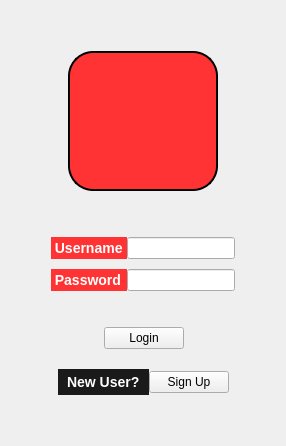
            <widget class="QWidget" name="LogInPage">
             <layout class="QGridLayout" name="gridLayout_18">
              <item row="6" column="0">
               <spacer name="verticalSpacer_17">
                <property name="orientation">
                 <enum>Qt::Vertical</enum>
                </property>
                <property name="sizeHint" stdset="0">
                 <size>
                  <width>20</width>
                  <height>40</height>
                 </size>
                </property>
               </spacer>
              </item>
              <item row="3" column="0">
               <layout class="QHBoxLayout" name="horizontalLayout_38">
                <item>
                 <spacer name="horizontalSpacer_39">
                  <property name="orientation">
                   <enum>Qt::Horizontal</enum>
                  </property>
                  <property name="sizeHint" stdset="0">
                   <size>
                    <width>40</width>
                    <height>20</height>
                   </size>
                  </property>
                 </spacer>
                </item>
                <item>
                 <layout class="QGridLayout" name="gridLayout_3">
                  <property name="horizontalSpacing">
                   <number>0</number>
                  </property>
                  <property name="verticalSpacing">
                   <number>10</number>
                  </property>
                  <item row="0" column="0">
                   <widget class="QLabel" name="label_4">
                    <property name="font">
                     <font>
                      <pointsize>-1</pointsize>
                      <bold>true</bold>
                     </font>
                    </property>
                    <property name="styleSheet">
                     <string notr="true">QLabel#label_4
{
	background-color: #ff3333;
	color: #fff;
	font-size: 14px;
	font-weight: bold;

}</string>
                    </property>
                    <property name="text">
                     <string> Username </string>
                    </property>
                   </widget>
                  </item>
                  <item row="0" column="1">
                   <widget class="QLineEdit" name="login_username_lineEdit"/>
                  </item>
                  <item row="1" column="0">
                   <widget class="QLabel" name="label_6">
                    <property name="font">
                     <font>
                      <pointsize>-1</pointsize>
                      <bold>true</bold>
                     </font>
                    </property>
                    <property name="styleSheet">
                     <string notr="true">QLabel#label_6
{
	background-color: #ff3333;
	color: #fff;
	font-size: 14px;
	font-weight: bold;

}</string>
                    </property>
                    <property name="text">
                     <string> Password </string>
                    </property>
                   </widget>
                  </item>
                  <item row="1" column="1">
                   <widget class="QLineEdit" name="login_pass_lineEdit"/>
                  </item>
                 </layout>
                </item>
                <item>
                 <spacer name="horizontalSpacer_40">
                  <property name="orientation">
                   <enum>Qt::Horizontal</enum>
                  </property>
                  <property name="sizeHint" stdset="0">
                   <size>
                    <width>40</width>
                    <height>20</height>
                   </size>
                  </property>
                 </spacer>
                </item>
               </layout>
              </item>
              <item row="4" column="0">
               <spacer name="verticalSpacer_16">
                <property name="orientation">
                 <enum>Qt::Vertical</enum>
                </property>
                <property name="sizeType">
                 <enum>QSizePolicy::Fixed</enum>
                </property>
                <property name="sizeHint" stdset="0">
                 <size>
                  <width>20</width>
                  <height>30</height>
                 </size>
                </property>
               </spacer>
              </item>
              <item row="5" column="0">
               <layout class="QHBoxLayout" name="horizontalLayout_37">
                <item>
                 <spacer name="horizontalSpacer_37">
                  <property name="orientation">
                   <enum>Qt::Horizontal</enum>
                  </property>
                  <property name="sizeHint" stdset="0">
                   <size>
                    <width>40</width>
                    <height>20</height>
                   </size>
                  </property>
                 </spacer>
                </item>
                <item>
                 <layout class="QVBoxLayout" name="verticalLayout_13">
                  <property name="spacing">
                   <number>20</number>
                  </property>
                  <item>
                   <layout class="QHBoxLayout" name="horizontalLayout_5">
                    <property name="spacing">
                     <number>0</number>
                    </property>
                    <item>
                     <spacer name="horizontalSpacer_47">
                      <property name="orientation">
                       <enum>Qt::Horizontal</enum>
                      </property>
                      <property name="sizeHint" stdset="0">
                       <size>
                        <width>40</width>
                        <height>20</height>
                       </size>
                      </property>
                     </spacer>
                    </item>
                    <item>
                     <widget class="QPushButton" name="LoginEnter_btn">
                      <property name="text">
                       <string>Login</string>
                      </property>
                     </widget>
                    </item>
                    <item>
                     <spacer name="horizontalSpacer_46">
                      <property name="orientation">
                       <enum>Qt::Horizontal</enum>
                      </property>
                      <property name="sizeHint" stdset="0">
                       <size>
                        <width>40</width>
                        <height>20</height>
                       </size>
                      </property>
                     </spacer>
                    </item>
                   </layout>
                  </item>
                  <item>
                   <layout class="QHBoxLayout" name="horizontalLayout_6">
                    <property name="spacing">
                     <number>0</number>
                    </property>
                    <item>
                     <widget class="QLabel" name="Move_To_SignUp_label">
                      <property name="styleSheet">
                       <string notr="true">QLabel#Move_To_SignUp_label{
	background-color: #1a1a1a;	
    color: #fff;
	font-size: 14px;
	font-weight: bold;
	border: none;
	border-radius: 25px;
	padding: 5px;
}</string>
                      </property>
                      <property name="text">
                       <string>New User?</string>
                      </property>
                     </widget>
                    </item>
                    <item>
                     <widget class="QPushButton" name="Move_To_SignUp_btn">
                      <property name="text">
                       <string>Sign Up</string>
                      </property>
                     </widget>
                    </item>
                   </layout>
                  </item>
                 </layout>
                </item>
                <item>
                 <spacer name="horizontalSpacer_38">
                  <property name="orientation">
                   <enum>Qt::Horizontal</enum>
                  </property>
                  <property name="sizeHint" stdset="0">
                   <size>
                    <width>40</width>
                    <height>20</height>
                   </size>
                  </property>
                 </spacer>
                </item>
               </layout>
              </item>
              <item row="1" column="0">
               <layout class="QHBoxLayout" name="horizontalLayout_36">
                <item>
                 <spacer name="horizontalSpacer_35">
                  <property name="orientation">
                   <enum>Qt::Horizontal</enum>
                  </property>
                  <property name="sizeHint" stdset="0">
                   <size>
                    <width>40</width>
                    <height>20</height>
                   </size>
                  </property>
                 </spacer>
                </item>
                <item>
                 <widget class="QLabel" name="label_33">
                  <property name="sizePolicy">
                   <sizepolicy hsizetype="Fixed" vsizetype="Fixed">
                    <horstretch>0</horstretch>
                    <verstretch>0</verstretch>
                   </sizepolicy>
                  </property>
                  <property name="minimumSize">
                   <size>
                    <width>150</width>
                    <height>140</height>
                   </size>
                  </property>
                  <property name="maximumSize">
                   <size>
                    <width>150</width>
                    <height>140</height>
                   </size>
                  </property>
                  <property name="layoutDirection">
                   <enum>Qt::LeftToRight</enum>
                  </property>
                  <property name="autoFillBackground">
                   <bool>false</bool>
                  </property>
                  <property name="styleSheet">
                   <string notr="true">QLabel
{
	background-color: #ff3333;
	color: #fff;
	border-radius: 25px;
	font-size: 15px;
	font-weight: bold;
  border: 1.5px solid black;
	padding: 5px;
}</string>
                  </property>
                  <property name="lineWidth">
                   <number>1</number>
                  </property>
                  <property name="text">
                   <string/>
                  </property>
                  <property name="pixmap">
                   <pixmap resource="IconsResource.qrc">:/icons/Icons/3798326.png</pixmap>
                  </property>
                  <property name="scaledContents">
                   <bool>true</bool>
                  </property>
                  <property name="alignment">
                   <set>Qt::AlignCenter</set>
                  </property>
                  <property name="margin">
                   <number>0</number>
                  </property>
                  <property name="indent">
                   <number>-1</number>
                  </property>
                 </widget>
                </item>
                <item>
                 <spacer name="horizontalSpacer_36">
                  <property name="orientation">
                   <enum>Qt::Horizontal</enum>
                  </property>
                  <property name="sizeHint" stdset="0">
                   <size>
                    <width>40</width>
                    <height>20</height>
                   </size>
                  </property>
                 </spacer>
                </item>
               </layout>
              </item>
              <item row="2" column="0">
               <spacer name="verticalSpacer_15">
                <property name="orientation">
                 <enum>Qt::Vertical</enum>
                </property>
                <property name="sizeType">
                 <enum>QSizePolicy::Fixed</enum>
                </property>
                <property name="sizeHint" stdset="0">
                 <size>
                  <width>20</width>
                  <height>40</height>
                 </size>
                </property>
               </spacer>
              </item>
              <item row="0" column="0">
               <spacer name="verticalSpacer_18">
                <property name="orientation">
                 <enum>Qt::Vertical</enum>
                </property>
                <property name="sizeType">
                 <enum>QSizePolicy::Maximum</enum>
                </property>
                <property name="sizeHint" stdset="0">
                 <size>
                  <width>20</width>
                  <height>40</height>
                 </size>
                </property>
               </spacer>
              </item>
             </layout>
            </widget>
